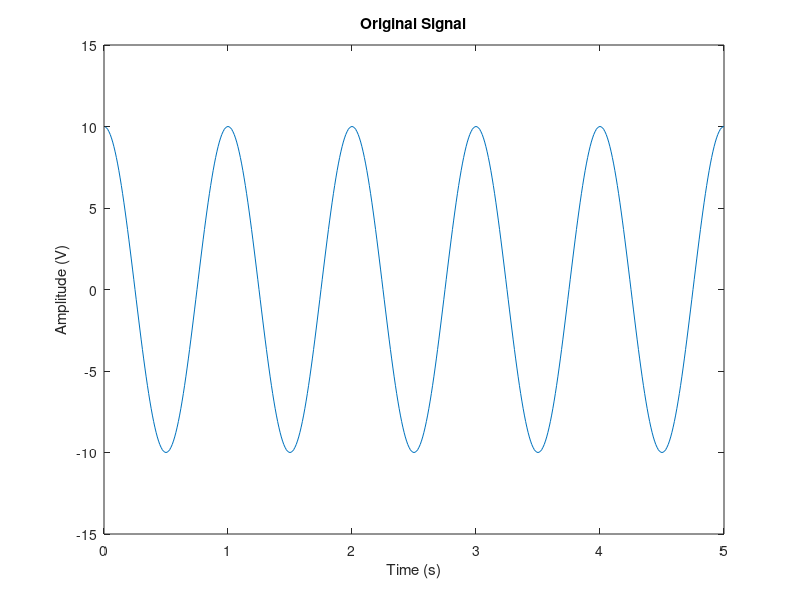
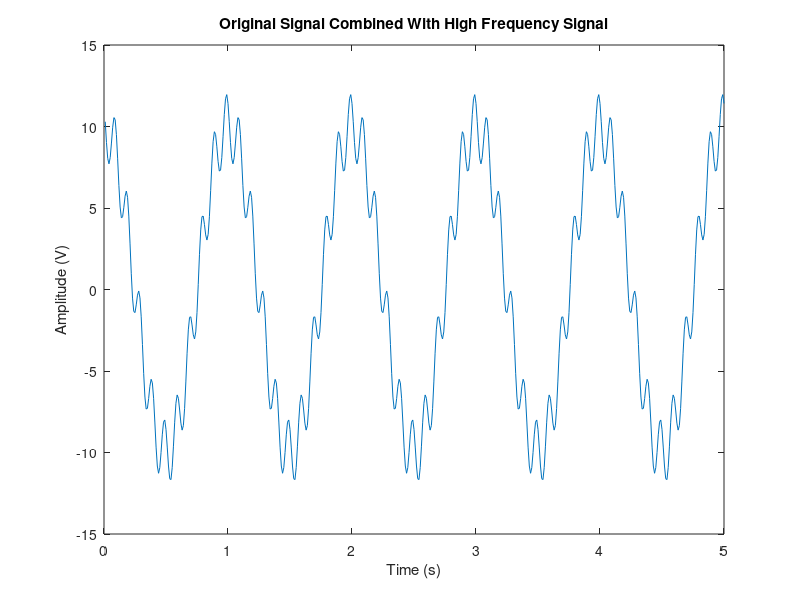
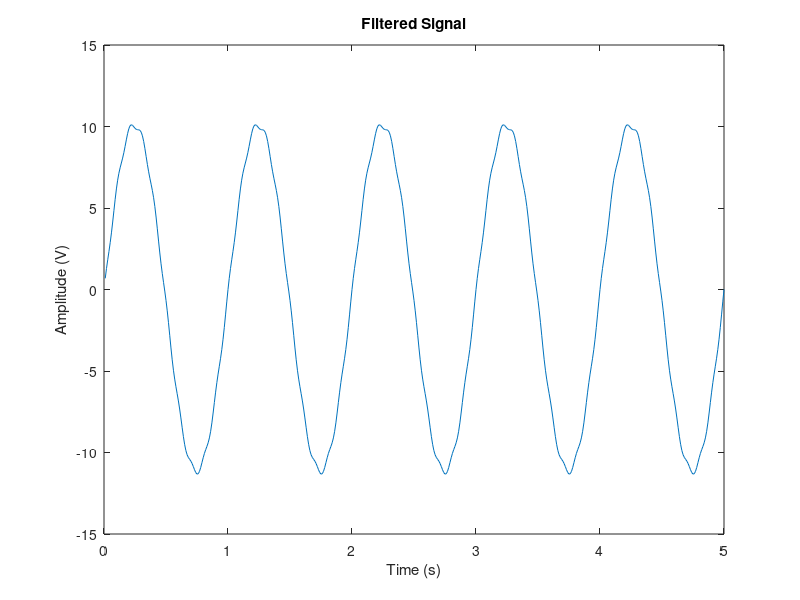
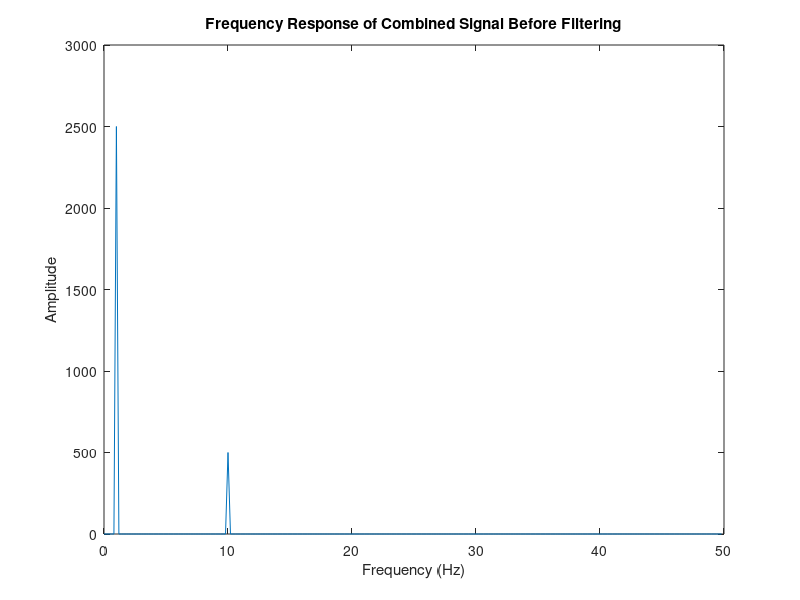

These figures' MATLAB source, in order:
%Example of How to Use the Filter Function

%Parameters

Fs = 100;
tmax = 5;
Nsamps = tmax*Fs;

%Create Initial Signals
t = 1/Fs:1/Fs:tmax;
s1 = 10*cos(2*pi*t);
s2 = 2*cos(20*pi*t + pi/4);
s3 = s1 + s2;

%Plot in Time Domain

%Original
figure
plot(t,s1)
xlabel('Time (s)')
ylabel('Amplitude (V)')
title('Original Signal')
ylim([-15 15])

%Original + High Freq
figure
plot(t,s3)
xlabel('Time (s)')
ylabel('Amplitude (V)')
title('Original Signal Combined With High Frequency Signal')
ylim([-15 15])

%Filter Signals

%Simple Low-Pass Filter
b = 1;
a = [1 -1];

%Apply Filter
s3_f = filter(b,a,s3);

%Scale Output
s3_f = s3_f/15;

%Plot Filtered Signal
figure
plot(t,s3_f)
xlabel('Time (s)')
ylabel('Amplitude (V)')
title('Filtered Signal')
ylim([-15 15])

%Frequency Domain

f = Fs*(0:Nsamps/2-1)/Nsamps;   %Prepare freq data for plot

%Original + High Freq
s3_fft = abs(fft(s3));
s3_fft = s3_fft(1:Nsamps/2);      %Discard Half of Points

figure
plot(f, s3_fft)
xlabel('Frequency (Hz)')
ylabel('Amplitude')
title('Frequency Response of Combined Signal Before Filtering')
ylim([0 3000])

%Filter Signals
s3_f_fft = abs(fft(s3_f));
s3_f_fft = s3_f_fft(1:Nsamps/2);      %Discard Half of Points

figure
plot(f, s3_f_fft)
xlabel('Frequency (Hz)')
ylabel('Amplitude')
title('Frequency Response of Combined Signal After Filtering')
ylim([0 3000])